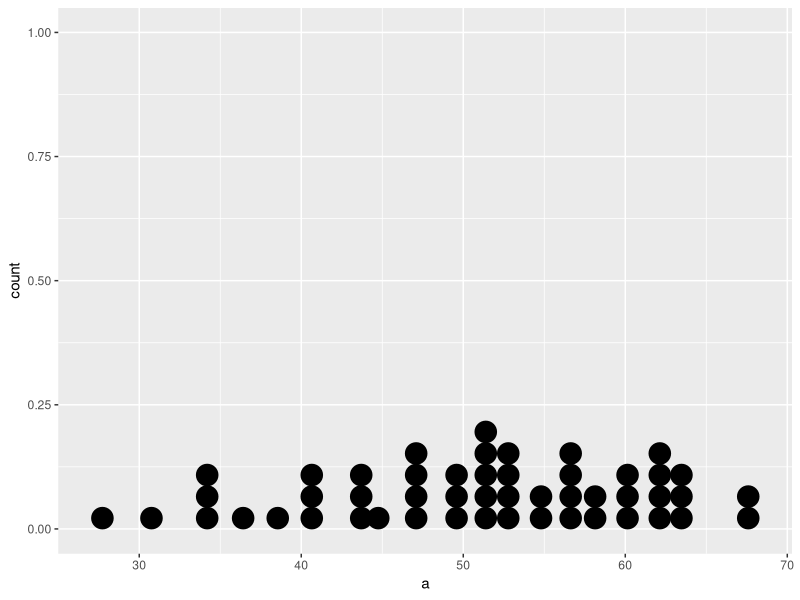
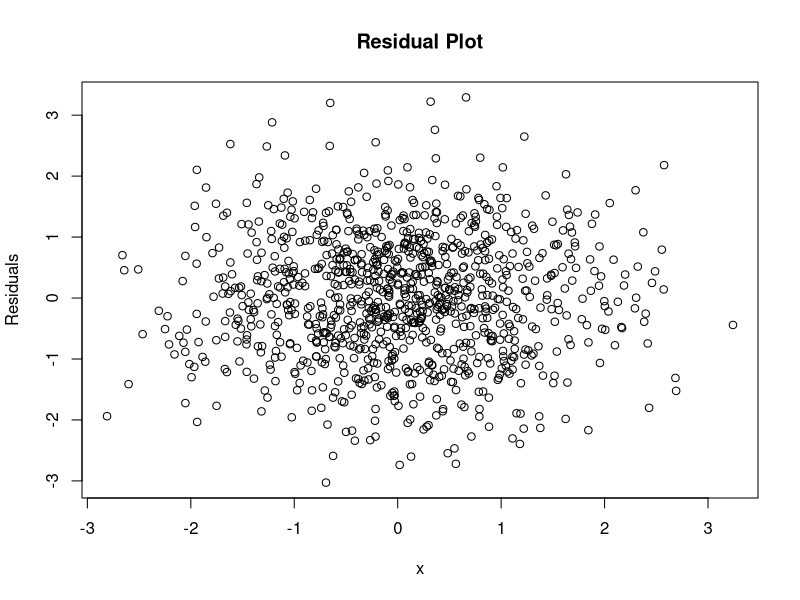
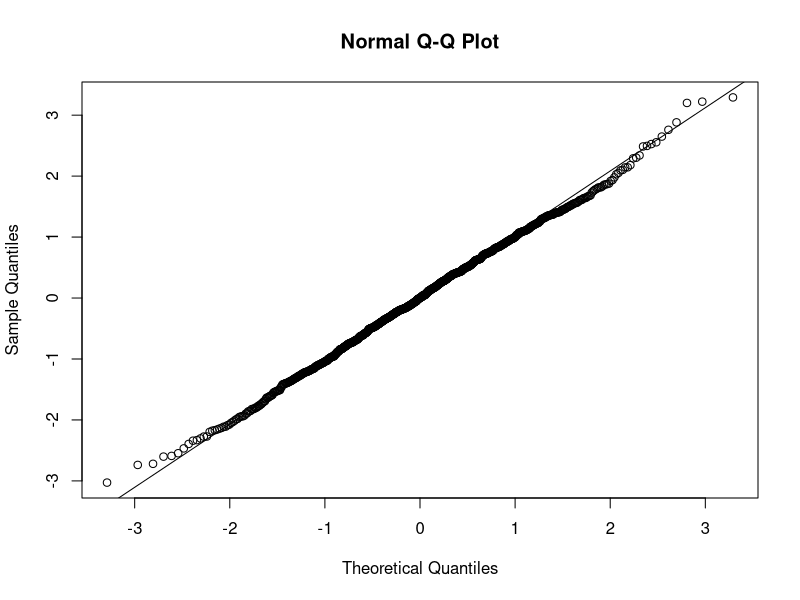

Source code (R) for these figures, in order:
library(tidyverse)
x = data.frame(a = rnorm(50,50,10))
ggplot(x, aes(x = a)) + geom_dotplot()

# ChatGPT----
set.seed(123)
n <- 1000
x <- rnorm(n)
epsilon <- rnorm(n, mean=0, sd = 1)
beta0 <- 1
beta1 <- 2
y <- beta0 + beta1 * x + epsilon

likelihood <- function(params) {
  beta0 <- params[1]
  beta1 <- params[2]
  sigma <- params[3]
  
  log_likelihood <- -(n/2) * log(2 * pi * sigma^2) - (1/(2 * sigma^2)) * sum((y - beta0 - beta1 * x)^2)
  return(-log_likelihood)  # 返回对数似然函数的相反数，因为optim函数默认进行最小化
}

# 最大似然估计
initial_params <- c(0, 0, 1)  # 初始参数值
result <- optim(initial_params, likelihood, method = "BFGS")  # 使用BFGS算法进行优化
estimated_params <- result$par  # 估计的参数值
sigma_hat <- sqrt(1 / estimated_params[3])  # 估计的标准差

# 打印结果
cat("真实参数：beta0 =", beta0, "beta1 =", beta1, "\n")
cat("估计参数：beta0_hat =", estimated_params[1], "beta1_hat =", estimated_params[2], "\n")
cat("估计的标准差：sigma_hat =", sigma_hat, "\n")


#计算残差
residuals <- y - estimated_params[1] - estimated_params[2] * x

# 绘制残差图
plot(x, residuals, xlab = "x", ylab = "Residuals", main = "Residual Plot")

# 绘制QQ图
qqnorm(residuals)
qqline(residuals)

# 进行假设检验
shapiro.test(residuals)


# 计算协方差矩阵
hessian <- numDeriv::hessian(likelihood, estimated_params)
cov_matrix <- solve(hessian)

# 提取参数的标准差
std_errors <- sqrt(diag(cov_matrix))

# 提取参数间的协方差
cov_beta0_beta1 <- cov_matrix[1, 2]
cov_beta0_sigma <- cov_matrix[1, 3]
cov_beta1_sigma <- cov_matrix[2, 3]

# 打印参数估计和标准差
cat("Parameter Estimates:\n")
cat("beta0:", estimated_params[1], "\n")
cat("beta1:", estimated_params[2], "\n")
cat("sigma:", estimated_params[3], "\n")
cat("\nStandard Errors:\n")
cat("beta0:", std_errors[1], "\n")
cat("beta1:", std_errors[2], "\n")
cat("sigma:", std_errors[3], "\n")
cat("\nCovariances:\n")
cat("Cov(beta0, beta1):", cov_beta0_beta1, "\n")
cat("Cov(beta0, sigma):", cov_beta0_sigma, "\n")
cat("Cov(beta1, sigma):", cov_beta1_sigma, "\n")
